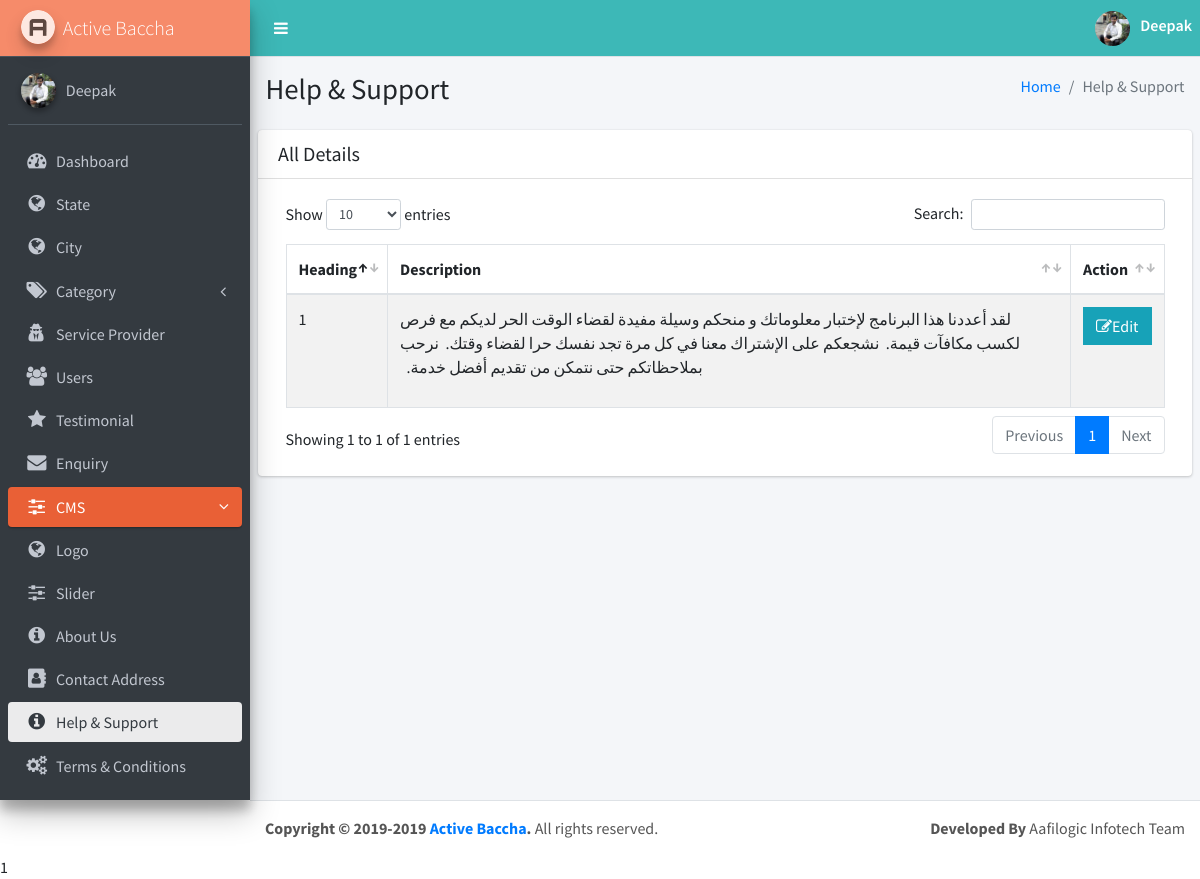
The page /admin/help-support.php (signed in) on the database its author committed.
### tables this page shows
CREATE TABLE `help` (
  `help_id` int(11) NOT NULL,
  `help_heading` varchar(255) NOT NULL,
  `help_description` text NOT NULL
);

### admin/help-support.php (the view, shortened to what this page needs)
<?php
  include_once 'Config.php';
?>
<!DOCTYPE html>
<html>
<head>
  <link rel="stylesheet" href="https://maxcdn.bootstrapcdn.com/font-awesome/4.4.0/css/font-awesome.min.css">
  <link rel="stylesheet" href="https://code.ionicframework.com/ionicons/2.0.1/css/ionicons.min.css">
  <link rel="stylesheet" href="plugins/datatables/dataTables.bootstrap4.min.css">
  <link rel="stylesheet" href="dist/css/adminlte.min.css">
 <link rel="stylesheet" href="https://cdnjs.cloudflare.com/ajax/libs/font-awesome/4.7.0/css/font-awesome.min.css">
</head>
<body class="hold-transition sidebar-mini">
<div class="wrapper">
  <?php include_once('includes/header.php'); ?>
  <?php include_once('includes/left.php');?>
  <div class="content-wrapper">
    <section class="content-header">
      <div class="container-fluid">
        <div class="row mb-2">
          <div class="col-sm-6">
            <h1>Help & Support</h1>
          </div>
          <div class="col-sm-6">
            <ol class="breadcrumb float-sm-right">
              <li class="breadcrumb-item"><a href="index.php">Home</a></li>
              <li class="breadcrumb-item active">Help & Support</li>
            </ol>
          </div>
        </div>
      </div>
    </section>
    <section class="content">
      <div class="row">
        <div class="col-12">
          <div class="card">
            <div class="card-header">
              <h3 class="card-title">All Details</h3>
            </div>
            <div class="card-body table-responsive">
              <table id="example1" class="table table-bordered table-striped">
                <thead>
                <tr>
                  <th>Heading</th>
                  <th>Description</th>
                  <th>Action</th>
                </tr>
                </thead>
                <tbody>
                  <?php
                    $query=$mysqli->query("SELECT * FROM help");
                    $help_res=$query->fetch_assoc();
                  ?>
                <tr>
                  <td><?php echo $help_res['help_heading'];?></td>
                  <td><?php echo $help_res['help_description'];?></td>
                  <td>
                       <a href="edithelp-support.php?id=<?php echo base64_encode($help_res['help_id']);?>">
                <button class="btn btn-info btn-flat"><i class="fa fa-edit"></i>Edit</button>
                      </a>
                  </td>
                </tr>
                </tbody>
              </table>
            </div>
          </div>
        </div>
      </div>
    </section>
  </div>
    <?php echo include_once('includes/footer.php');?>
</div>
</body>
</html>

### admin/includes/header.php (shortened to what this page needs)
<?php
 $query=$mysqli->query("SELECT * FROM admin WHERE userName='".$_SESSION['adminUName']."'");
 $adminsRes=$query->fetch_assoc();
?>
<nav class="main-header navbar navbar-expand border-bottom navbar-light bg-success">
    <ul class="navbar-nav">
      <li class="nav-item">
        <a class="nav-link" data-widget="pushmenu" href="#"><i class="fa fa-bars"></i></a>
      </li>
    </ul>
    <ul class="navbar-nav ml-auto">
     <li class="dropdown user user-menu">
         <a href="#" class=""  data-toggle="dropdown">
                  <img src="images/<?php echo $adminsRes['imageAdmin'];?>" class="user-image" alt="User Image">
                  <span class="hidden-xs"><?php echo $adminsRes['nameAdmin'];?></span>
          </a>
      </li>
    </ul>
  </nav>

### admin/includes/left.php (shortened to what this page needs)
<aside class="main-sidebar sidebar-dark-primary elevation-4">
    <a href="index.php" class="brand-link bg-success">
      <img src="dist/img/AdminLTELogo.png" alt="AdminLTE Logo" class="brand-image img-circle elevation-3"
           style="opacity: .8">
      <span class="brand-text font-weight-light">Active Baccha</span>
    </a>
    <div class="sidebar">
      <div class="user-panel mt-3 pb-3 mb-3 d-flex">
        <div class="image">
          <img src="images/<?php echo $adminsRes['imageAdmin'];?>" style="width:35px; height:35px;" class="img-circle elevation-2" alt="User Image">
        </div>
        <div class="info">
          <a href="editprofile.php" class="d-block"><?php echo $adminsRes['nameAdmin'];?></a>
        </div>
      </div>
      <nav class="mt-2">
        <ul class="nav nav-pills nav-sidebar flex-column" data-widget="treeview" role="menu" data-accordion="false">
           <?php if(basename($_SERVER["REQUEST_URI"])=='index.php'){?>
                         <li class="nav-item">
                          <a href="index.php" class="nav-link active">
                            <i class="fa fa-dashboard nav-icon"></i>
                            <p>Dashboard</p>
                          </a>
                        </li>
                        <?php }else{?>
                       <li class="nav-item">
                        <a href="index.php" class="nav-link">
                          <i class="fa fa-dashboard nav-icon"></i>
                          <p>Dashboard</p>
                        </a>
                      </li>
                <?php }?>
              <?php if(basename($_SERVER["REQUEST_URI"])=='state.php' || basename($_SERVER["REQUEST_URI"])=='addstate.php' || basename($_SERVER["REQUEST_URI"])=='addstate.php'){?>
                         <li class="nav-item">
                            <a href="state.php" class="nav-link active">
                            <i class="fa fa-globe nav-icon"></i>
                            <p>State</p>
                            </a>
                          </li>
                        <?php }else{?>
                       <li class="nav-item">
                        <a href="state.php" class="nav-link">
                        <i class="fa fa-globe nav-icon"></i>
                        <p>State</p>
                        </a>
                      </li>
                <?php }?>
                <?php if(basename($_SERVER["REQUEST_URI"])=='city.php' || basename($_SERVER["REQUEST_URI"])=='addcity.php'){?>
                         <li class="nav-item">
                            <a href="city.php" class="nav-link active">
                            <i class="fa fa-globe nav-icon"></i>
                            <p>City</p>
                            </a>
                          </li>
                        <?php }else{?>
                       <li class="nav-item">
                          <a href="city.php" class="nav-link">
                          <i class="fa fa-globe nav-icon"></i>
                          <p>City</p>
                          </a>
                        </li>
                <?php }?>
 <?php if(basename($_SERVER["REQUEST_URI"])=='service_category.php' || basename($_SERVER["REQUEST_URI"])=='addservice_category.php' || basename($_SERVER["REQUEST_URI"])=='service_sub_category.php' || basename($_SERVER["REQUEST_URI"])=='addservice_sub_category.php'){?>
        <li class="nav-item has-treeview menu-open">
                  <a href="#" class="nav-link active">
                    <i class="nav-icon fa fa-tags"></i>
                    <p>
                      Category
                      <i class="right fa fa-angle-left"></i>
                    </p>
                  </a>
                <?php }else{?>
                 <li class="nav-item has-treeview ">
                  <a href="#" class="nav-link">
                    <i class="nav-icon fa fa-tags"></i>
                    <p>
                      Category
                      <i class="right fa fa-angle-left"></i>
                    </p>
                  </a>
            <?php }?>
          </li>
              <?php if(basename($_SERVER["REQUEST_URI"])=='service_providers.php' || basename($_SERVER["REQUEST_URI"])=='addservice_providers.php'){?>
                         <li class="nav-item">
                                <a href="service_providers.php" class="nav-link active">
                                  <i class="fa fa-user-secret nav-icon"></i>
                                  <p>Service Provider</p>
                                </a>
                          </li>
                        <?php }else{?>
                        <li class="nav-item">
                              <a href="service_providers.php" class="nav-link">
                                <i class="fa fa-user-secret nav-icon"></i>
                                <p>Service Provider</p>
                              </a>
                        </li>
                <?php }?>
                <?php if(basename($_SERVER["REQUEST_URI"])=='user.php'){?>
                        <li class="nav-item">
                            <a href="user.php" class="nav-link active">
                            <i class="fa fa-users nav-icon"></i>
                            <p>Users</p>
                            </a>
                          </li>
                        <?php }else{?>
                      <li class="nav-item">
                        <a href="user.php" class="nav-link">
                        <i class="fa fa-users nav-icon"></i>
                        <p>Users</p>
                        </a>
                      </li>
                <?php }?>
                <?php if(basename($_SERVER["REQUEST_URI"])=='testimonial.php'){?>
                        <li class="nav-item">
                             <a href="testimonial.php" class="nav-link active">
                             <i class="fa fa-star nav-icon"></i>
                             <p>Testimonial</p>
                             </a>
                          </li>
                        <?php }else{?>
                        <li class="nav-item">
                           <a href="testimonial.php" class="nav-link">
                           <i class="fa fa-star nav-icon"></i>
                           <p>Testimonial</p>
                           </a>
                        </li>
                <?php }?>
                <?php if(basename($_SERVER["REQUEST_URI"])=='enquiry.php'){?>
                        <li class="nav-item">
                             <a href="enquiry.php" class="nav-link active">
                             <i class="fa fa-envelope nav-icon"></i>
                             <p>Enquiry</p>
                             </a>
                          </li>
                        <?php }else{?>
                      <li class="nav-item">
                       <a href="enquiry.php" class="nav-link">
                       <i class="fa fa-envelope nav-icon"></i>
                       <p>Enquiry</p>
                       </a>
                    </li>
                <?php }?>
         <?php if(basename($_SERVER["REQUEST_URI"])=='logo.php' || basename($_SERVER["REQUEST_URI"])=='slider.php' || basename($_SERVER["REQUEST_URI"])=='about.php' || basename($_SERVER["REQUEST_URI"])=='address.php' || basename($_SERVER["REQUEST_URI"])=='help-support.php' || basename($_SERVER["REQUEST_URI"])=='terms_conditions.php' || basename($_SERVER["REQUEST_URI"])=='privacy.php' || basename($_SERVER["REQUEST_URI"])=='social-links.php'){?>
        <li class="nav-item has-treeview menu-open">
                  <a href="#" class="nav-link active">
                    <i class="nav-icon fa fa-sliders"></i>
                    <p>
                      CMS
                      <i class="right fa fa-angle-left"></i>
                    </p>
                  </a>
            <?php }?>
            <ul class="nav nav-treeview">
              <?php if(basename($_SERVER["REQUEST_URI"])=='logo.php'){?>
                        <li class="nav-item">
                          <a href="logo.php" class="nav-link active">
                            <i class="fa fa-globe nav-icon"></i>
                            <p>Logo</p>
                          </a>
                        </li>
                        <?php }else{?>
                      <li class="nav-item">
                        <a href="logo.php" class="nav-link">
                          <i class="fa fa-globe nav-icon"></i>
                          <p>Logo</p>
                        </a>
                      </li>
                <?php }?>
                <?php if(basename($_SERVER["REQUEST_URI"])=='slider.php'){?>
                       <li class="nav-item">
                          <a href="slider.php" class="nav-link active">
                            <i class="fa fa-sliders nav-icon"></i>
                            <p>Slider</p>
                          </a>
                        </li>
                        <?php }else{?>
                     <li class="nav-item">
                        <a href="slider.php" class="nav-link">
                          <i class="fa fa-sliders nav-icon"></i>
                          <p>Slider</p>
                        </a>
                      </li>
                <?php }?>
                <?php if(basename($_SERVER["REQUEST_URI"])=='about.php'){?>
                         <li class="nav-item">
                            <a href="about.php" class="nav-link active">
                              <i class="fa fa-info-circle nav-icon"></i>
                              <p>About Us</p>
                            </a>
                          </li>
                        <?php }else{?>
                      <li class="nav-item">
                        <a href="about.php" class="nav-link">
                          <i class="fa fa-info-circle nav-icon"></i>
                          <p>About Us</p>
                        </a>
                      </li>
                <?php }?>
                <?php if(basename($_SERVER["REQUEST_URI"])=='address.php'){?>
                        <li class="nav-item">
                          <a href="address.php" class="nav-link active">
                            <i class="fa fa-address-book nav-icon"></i>
                            <p>Contact Address</p>
                          </a>
                        </li>
                        <?php }else{?>
                     <li class="nav-item">
                        <a href="address.php" class="nav-link">
                          <i class="fa fa-address-book nav-icon"></i>
                          <p>Contact Address</p>
                        </a>
                      </li>
                <?php }?>
                <?php if(basename($_SERVER["REQUEST_URI"])=='help-support.php'){?>
                         <li class="nav-item">
                            <a href="help-support.php" class="nav-link active">
                              <i class="fa fa-info-circle nav-icon"></i>
                              <p>Help &amp; Support</p>
                            </a>
                          </li>
                <?php }?>
                <?php if(basename($_SERVER["REQUEST_URI"])=='terms_conditions.php'){?>
                         <li class="nav-item">
                            <a href="terms_conditions.php" class="nav-link active">
                              <i class="fa fa-cogs nav-icon"></i>
                              <p>Terms & Conditions</p>
                            </a>
                          </li>
                        <?php }else{?>
                      <li class="nav-item">
                        <a href="terms_conditions.php" class="nav-link">
                          <i class="fa fa-cogs nav-icon"></i>
                          <p>Terms & Conditions</p>
                        </a>
                      </li>
                <?php }?>
                <?php if(basename($_SERVER["REQUEST_URI"])=='privacy.php'){?>
                         <li class="nav-item">
                            <a href="privacy.php" class="nav-link active">
                              <i class="fa fa-user-secret nav-icon"></i>
                              <p>Pravacy Policy</p>
                            </a>
                          </li>
                        <?php }else{?>
                    <li class="nav-item">
                        <a href="privacy.php" class="nav-link">
                        </a>
                      </li>
                <?php }?>
            </ul>
          </li>
        </ul>
      </nav>
    </div>
  </aside>

### rows shown on the page
help: help_heading "1", help_description "لقد أعددنا هذا البرنامج لإختبار معلوماتك و منحكم وسيلة مفيدة لقضاء الوقت الحر لديكم مع فرص لكسب مكافآت قيمة. نشجعكم على الإشتراك معنا في كل مرة تجد نفسك حرا لقضاء وقتك. نرحب بملاحظاتكم حتى نتمكن من تقديم أفضل خدمة."

### other values the page prints
$adminsRes['nameAdmin'] "Deepak"
include_once('includes/footer.php') "1"
